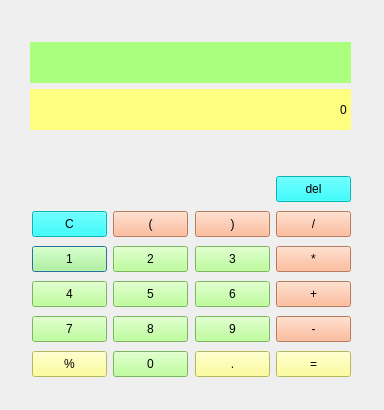
<?xml version="1.0" encoding="UTF-8"?>
<ui version="4.0">
 <class>Dialog</class>
 <widget class="QDialog" name="Dialog">
  <property name="geometry">
   <rect>
    <x>0</x>
    <y>0</y>
    <width>384</width>
    <height>410</height>
   </rect>
  </property>
  <property name="windowTitle">
   <string>Dialog</string>
  </property>
  <widget class="QLineEdit" name="q_lineEdit">
   <property name="geometry">
    <rect>
     <x>30</x>
     <y>42</y>
     <width>321</width>
     <height>41</height>
    </rect>
   </property>
   <property name="styleSheet">
    <string notr="true">font: 700 11pt &quot;맑은 고딕&quot;;
background-color: rgb(170, 255, 127);</string>
   </property>
   <property name="frame">
    <bool>false</bool>
   </property>
   <property name="alignment">
    <set>Qt::AlignRight|Qt::AlignTrailing|Qt::AlignVCenter</set>
   </property>
  </widget>
  <widget class="QPushButton" name="num_pushButton_1">
   <property name="geometry">
    <rect>
     <x>32</x>
     <y>246</y>
     <width>75</width>
     <height>26</height>
    </rect>
   </property>
   <property name="styleSheet">
    <string notr="true">font: 700 10pt &quot;맑은 고딕&quot;;
background-color: rgb(170, 255, 127);</string>
   </property>
   <property name="text">
    <string>1</string>
   </property>
  </widget>
  <widget class="QPushButton" name="num_pushButton_2">
   <property name="geometry">
    <rect>
     <x>113</x>
     <y>246</y>
     <width>75</width>
     <height>26</height>
    </rect>
   </property>
   <property name="styleSheet">
    <string notr="true">background-color: rgb(170, 255, 127);
font: 700 10pt &quot;맑은 고딕&quot;;</string>
   </property>
   <property name="text">
    <string>2</string>
   </property>
  </widget>
  <widget class="QPushButton" name="num_pushButton_3">
   <property name="geometry">
    <rect>
     <x>195</x>
     <y>246</y>
     <width>75</width>
     <height>26</height>
    </rect>
   </property>
   <property name="styleSheet">
    <string notr="true">background-color: rgb(170, 255, 127);
font: 700 10pt &quot;맑은 고딕&quot;;</string>
   </property>
   <property name="text">
    <string>3</string>
   </property>
  </widget>
  <widget class="QPushButton" name="num_pushButton_4">
   <property name="geometry">
    <rect>
     <x>32</x>
     <y>281</y>
     <width>75</width>
     <height>26</height>
    </rect>
   </property>
   <property name="styleSheet">
    <string notr="true">font: 700 10pt &quot;맑은 고딕&quot;;
background-color: rgb(170, 255, 127);</string>
   </property>
   <property name="text">
    <string>4</string>
   </property>
  </widget>
  <widget class="QPushButton" name="num_pushButton_5">
   <property name="geometry">
    <rect>
     <x>113</x>
     <y>281</y>
     <width>75</width>
     <height>26</height>
    </rect>
   </property>
   <property name="styleSheet">
    <string notr="true">font: 700 10pt &quot;맑은 고딕&quot;;
background-color: rgb(170, 255, 127);</string>
   </property>
   <property name="text">
    <string>5</string>
   </property>
  </widget>
  <widget class="QPushButton" name="num_pushButton_6">
   <property name="geometry">
    <rect>
     <x>195</x>
     <y>281</y>
     <width>75</width>
     <height>26</height>
    </rect>
   </property>
   <property name="styleSheet">
    <string notr="true">font: 700 10pt &quot;맑은 고딕&quot;;
background-color: rgb(170, 255, 127);</string>
   </property>
   <property name="text">
    <string>6</string>
   </property>
  </widget>
  <widget class="QPushButton" name="num_pushButton_7">
   <property name="geometry">
    <rect>
     <x>32</x>
     <y>316</y>
     <width>75</width>
     <height>26</height>
    </rect>
   </property>
   <property name="styleSheet">
    <string notr="true">font: 700 10pt &quot;맑은 고딕&quot;;
background-color: rgb(170, 255, 127);</string>
   </property>
   <property name="text">
    <string>7</string>
   </property>
  </widget>
  <widget class="QPushButton" name="num_pushButton_8">
   <property name="geometry">
    <rect>
     <x>113</x>
     <y>316</y>
     <width>75</width>
     <height>26</height>
    </rect>
   </property>
   <property name="styleSheet">
    <string notr="true">font: 700 10pt &quot;맑은 고딕&quot;;
background-color: rgb(170, 255, 127);</string>
   </property>
   <property name="text">
    <string>8</string>
   </property>
  </widget>
  <widget class="QPushButton" name="num_pushButton_9">
   <property name="geometry">
    <rect>
     <x>195</x>
     <y>316</y>
     <width>75</width>
     <height>26</height>
    </rect>
   </property>
   <property name="styleSheet">
    <string notr="true">font: 700 10pt &quot;맑은 고딕&quot;;
background-color: rgb(170, 255, 127);</string>
   </property>
   <property name="text">
    <string>9</string>
   </property>
  </widget>
  <widget class="QPushButton" name="num_pushButton_0">
   <property name="geometry">
    <rect>
     <x>113</x>
     <y>351</y>
     <width>75</width>
     <height>26</height>
    </rect>
   </property>
   <property name="styleSheet">
    <string notr="true">font: 700 10pt &quot;맑은 고딕&quot;;
background-color: rgb(170, 255, 127);</string>
   </property>
   <property name="text">
    <string>0</string>
   </property>
  </widget>
  <widget class="QPushButton" name="sign_pushButton_1">
   <property name="geometry">
    <rect>
     <x>276</x>
     <y>211</y>
     <width>75</width>
     <height>26</height>
    </rect>
   </property>
   <property name="styleSheet">
    <string notr="true">background-color: rgb(255, 170, 127);
font: 700 10pt &quot;맑은 고딕&quot;;</string>
   </property>
   <property name="text">
    <string>/</string>
   </property>
  </widget>
  <widget class="QPushButton" name="sign_pushButton_2">
   <property name="geometry">
    <rect>
     <x>276</x>
     <y>246</y>
     <width>75</width>
     <height>26</height>
    </rect>
   </property>
   <property name="styleSheet">
    <string notr="true">font: 700 10pt &quot;맑은 고딕&quot;;
background-color: rgb(255, 170, 127);</string>
   </property>
   <property name="text">
    <string>*</string>
   </property>
  </widget>
  <widget class="QPushButton" name="sign_pushButton_3">
   <property name="geometry">
    <rect>
     <x>276</x>
     <y>281</y>
     <width>75</width>
     <height>26</height>
    </rect>
   </property>
   <property name="styleSheet">
    <string notr="true">font: 700 10pt &quot;맑은 고딕&quot;;
background-color: rgb(255, 170, 127);</string>
   </property>
   <property name="text">
    <string>+</string>
   </property>
  </widget>
  <widget class="QPushButton" name="sign_pushButton_4">
   <property name="geometry">
    <rect>
     <x>276</x>
     <y>316</y>
     <width>75</width>
     <height>26</height>
    </rect>
   </property>
   <property name="styleSheet">
    <string notr="true">background-color: rgb(255, 170, 127);
font: 700 10pt &quot;맑은 고딕&quot;;</string>
   </property>
   <property name="text">
    <string>-</string>
   </property>
  </widget>
  <widget class="QPushButton" name="result_pushButton">
   <property name="geometry">
    <rect>
     <x>276</x>
     <y>351</y>
     <width>75</width>
     <height>26</height>
    </rect>
   </property>
   <property name="styleSheet">
    <string notr="true">font: 700 10pt &quot;맑은 고딕&quot;;
background-color: rgb(255, 255, 127);</string>
   </property>
   <property name="text">
    <string>=</string>
   </property>
  </widget>
  <widget class="QPushButton" name="reset_pushButton">
   <property name="geometry">
    <rect>
     <x>32</x>
     <y>211</y>
     <width>75</width>
     <height>26</height>
    </rect>
   </property>
   <property name="styleSheet">
    <string notr="true">font: 700 10pt &quot;맑은 고딕&quot;;
background-color: rgb(0, 255, 255);</string>
   </property>
   <property name="text">
    <string>C</string>
   </property>
  </widget>
  <widget class="QPushButton" name="del_pushButton">
   <property name="geometry">
    <rect>
     <x>276</x>
     <y>176</y>
     <width>75</width>
     <height>26</height>
    </rect>
   </property>
   <property name="styleSheet">
    <string notr="true">font: 700 10pt &quot;맑은 고딕&quot;;
background-color: rgb(0, 255, 255);</string>
   </property>
   <property name="text">
    <string>del</string>
   </property>
  </widget>
  <widget class="QLineEdit" name="a_lineEdit">
   <property name="geometry">
    <rect>
     <x>30</x>
     <y>89</y>
     <width>321</width>
     <height>41</height>
    </rect>
   </property>
   <property name="styleSheet">
    <string notr="true">font: 700 11pt &quot;맑은 고딕&quot;;
background-color: qlineargradient(spread:pad, x1:0, y1:0, x2:1, y2:0, stop:0 rgba(0, 0, 0, 255), stop:1 rgba(255, 255, 255, 255));
background-color: rgb(255, 255, 127);</string>
   </property>
   <property name="text">
    <string>0</string>
   </property>
   <property name="frame">
    <bool>false</bool>
   </property>
   <property name="alignment">
    <set>Qt::AlignRight|Qt::AlignTrailing|Qt::AlignVCenter</set>
   </property>
  </widget>
  <widget class="QPushButton" name="per_pushButton">
   <property name="geometry">
    <rect>
     <x>32</x>
     <y>351</y>
     <width>75</width>
     <height>26</height>
    </rect>
   </property>
   <property name="styleSheet">
    <string notr="true">font: 700 10pt &quot;맑은 고딕&quot;;
background-color: rgb(255, 255, 127);</string>
   </property>
   <property name="text">
    <string>%</string>
   </property>
  </widget>
  <widget class="QPushButton" name="dot_pushButton">
   <property name="geometry">
    <rect>
     <x>195</x>
     <y>351</y>
     <width>75</width>
     <height>26</height>
    </rect>
   </property>
   <property name="styleSheet">
    <string notr="true">font: 700 10pt &quot;맑은 고딕&quot;;
background-color: rgb(255, 255, 127);</string>
   </property>
   <property name="text">
    <string>.</string>
   </property>
  </widget>
  <widget class="QPushButton" name="gualhoL_pushButton">
   <property name="geometry">
    <rect>
     <x>113</x>
     <y>211</y>
     <width>75</width>
     <height>26</height>
    </rect>
   </property>
   <property name="styleSheet">
    <string notr="true">background-color: rgb(255, 170, 127);
font: 700 10pt &quot;맑은 고딕&quot;;</string>
   </property>
   <property name="text">
    <string>(</string>
   </property>
  </widget>
  <widget class="QPushButton" name="gualhoR_pushButton">
   <property name="geometry">
    <rect>
     <x>195</x>
     <y>211</y>
     <width>75</width>
     <height>26</height>
    </rect>
   </property>
   <property name="styleSheet">
    <string notr="true">background-color: rgb(255, 170, 127);
font: 700 10pt &quot;맑은 고딕&quot;;</string>
   </property>
   <property name="text">
    <string>)</string>
   </property>
  </widget>
 </widget>
 <resources/>
 <connections/>
</ui>
